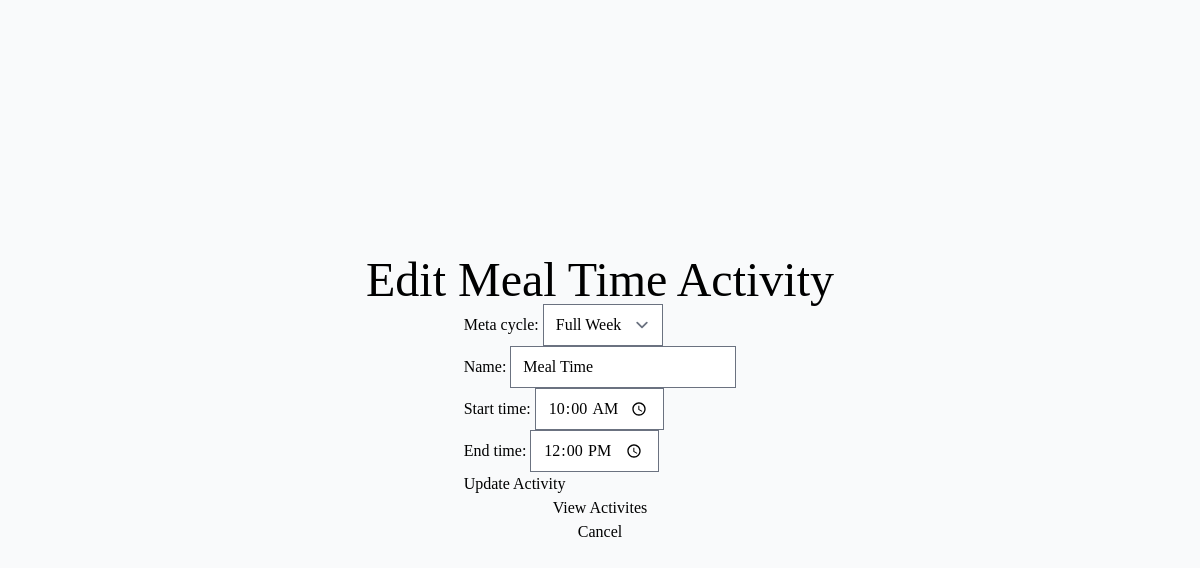
Screenshot of /edit-activity/2/ with the database file from the repository.
### timecycle/models.py (models this page shows, shortened)
class Activity(models.Model):
    meta_cycle = models.ForeignKey(MetaCycle, related_name='activities', on_delete=models.CASCADE, null=True)
    name = models.CharField(max_length=100, unique=True)
    start_time = models.TimeField()
    end_time = models.TimeField()
    class Meta:
        ordering = ['start_time']
        verbose_name = "activity"
        verbose_name_plural = "activities"

class MetaCycle(models.Model):
    name = models.CharField(max_length=100, unique=True)
    start_date = models.DateField()
    end_date = models.DateField(null=True, blank=True)
    frequency =  models.ManyToManyField(Day)  # Many-to-many
    class Meta:
        ordering = ['name']
        verbose_name = "Meta Cycle"
        verbose_name_plural = "Meta Cycles"
    def __str__(self):
        return f"{self.name}"

### timecycle/views.py (the view)
# urls.py: path('edit-activity/<int:pk>/', views.EditActivityView.as_view(), name='edit-activity'),
class EditActivityView(UpdateView):
    model = Activity
    form_class = ActivityForm
    template_name = 'edit-activity.html'
    success_url = reverse_lazy('index')  # Redirect to index or another page after successful update
    def get_context_data(self, **kwargs):
        context = super().get_context_data(**kwargs)
        context['meta_cycles'] = MetaCycle.objects.all()  # Pass all MetaCycles for selection
        context['activity'] = self.object  # Pass the current activity instance to the template
        return context

### timecycle/forms.py
class ActivityForm(forms.ModelForm):
    class Meta:
        model = Activity
        fields = ['meta_cycle', 'name' , 'start_time', 'end_time']
        widgets = {
            'start_time': forms.TimeInput(attrs={'type':'time'}),
            'end_time': forms.TimeInput(attrs={'type':'time'})
        }

### timecycle/templates/edit-activity.html (shortened to what this page needs)
{% extends 'base.html' %}
{% block heading %}Edit {{ activity.name }} Activity{% endblock %}
{% block content %}
<form method="post">
    {{ form.as_p }}
    <button type="submit">Update Activity</button>
</form>
<a href="{% url 'view-activities' %}">View Activites</a>
<a href="{% url 'index' %}">Cancel</a>
{% endblock %}

### rows the page displays
Activity: name "Meal Time", meta_cycle "Full Week", start_time "10:00:00", end_time "12:00:00"
MetaCycle: name "Meal Time"
